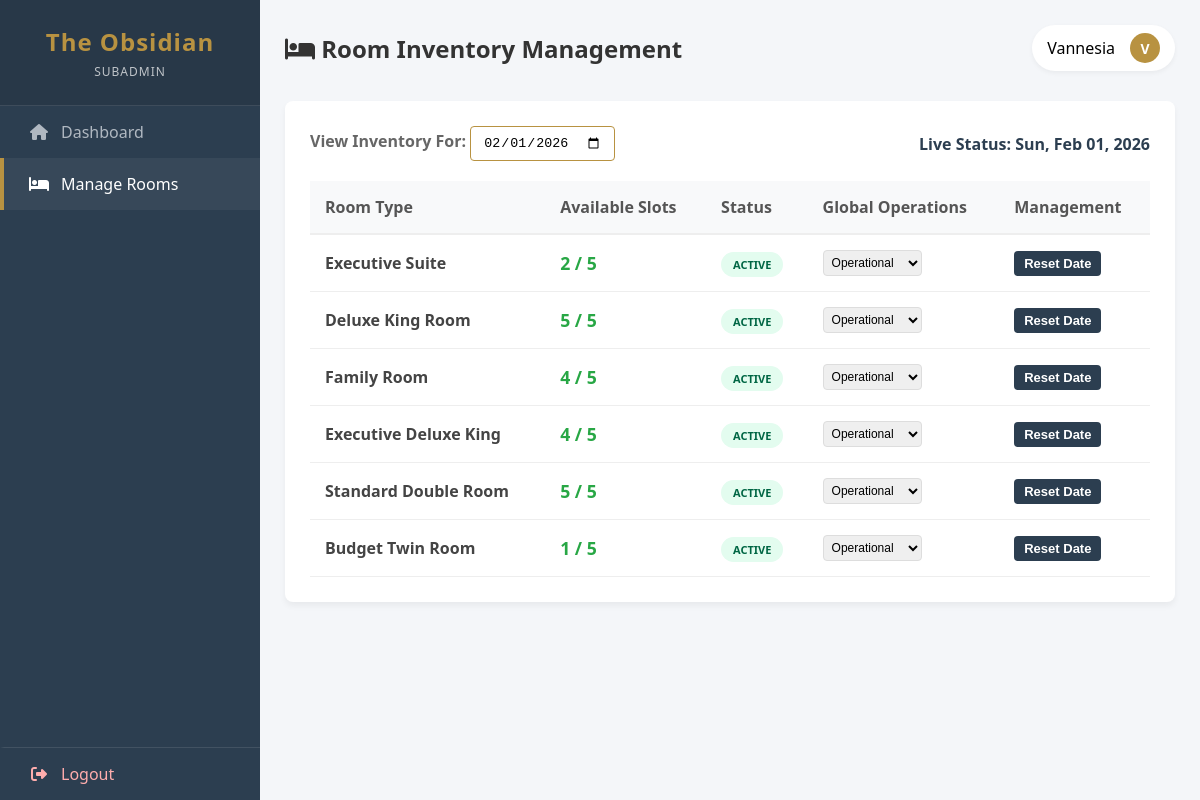
/manage_rooms.php (signed in), run on the app's committed database.
### tables this page shows
CREATE TABLE `rooms` (
  `id` int(11) NOT NULL,
  `room_name` varchar(100) DEFAULT NULL,
  `total_slots` int(11) DEFAULT 5,
  `available_slots` int(11) DEFAULT 5,
  `room_status` varchar(20) NOT NULL DEFAULT 'Available'
);

### manage_rooms.php (the view, shortened to what this page needs)
<?php
require_once "db.php";
$adminName = $_SESSION["admin_name"] ?? 'Admin';
$adminRole = $_SESSION["admin_role"] ?? 'staff';
$selected_date = $_GET['date'] ?? date('Y-m-d');
$sql = "SELECT * FROM rooms";
$result = $conn->query($sql);
?>
<!DOCTYPE html>
<html lang="en">
<head>
    <link rel="stylesheet" href="https://cdnjs.cloudflare.com/ajax/libs/font-awesome/6.4.0/css/all.min.css">
</head>
<body>
<div class="sidebar">
    <div class="brand">
        <h2>The Obsidian</h2>
        <p class="role"><?php echo ucfirst($adminRole); ?></p>
    </div>
    <a href="dashboard.php"><i class="fas fa-home"></i> Dashboard</a>
    <a href="manage_rooms.php" class="active"><i class="fas fa-bed"></i> Manage Rooms</a>
    <a href="logout.php" class="logout"><i class="fas fa-sign-out-alt"></i> Logout</a>
</div>
<div class="main-content">
    <div class="topbar">
        <h3><i class="fas fa-bed"></i> Room Inventory Management</h3>
        <div class="user-profile">
            <span><?php echo htmlspecialchars($adminName); ?></span>
            <div style="width:30px;height:30px;border-radius:50%;background:var(--accent);color:white;display:flex;align-items:center;justify-content:center;font-weight:bold;font-size:14px;">
                <?php echo strtoupper(substr($adminName, 0, 1)); ?>
            </div>
        </div>
    </div>
    <div class="content-box">
        <div style="display: flex; justify-content: space-between; align-items: center; margin-bottom: 20px;">
            <form method="GET">
                <label style="font-weight: 600; color: #666;">View Inventory For: </label>
                <input type="date" name="date" value="<?php echo $selected_date; ?>" onchange="this.form.submit()" style="border: 1px solid var(--accent);">
            </form>
            <h4 style="margin:0; color: var(--primary);">Live Status: <?php echo date('D, M d, Y', strtotime($selected_date)); ?></h4>
        </div>
        <table class="custom-table">
            <thead>
                <tr>
                    <th>Room Type</th>
                    <th>Available Slots</th>
                    <th>Status</th>
                    <th>Global Operations</th>
                    <th>Management</th>
                </tr>
            </thead>
            <tbody>
                <?php while($row = $result->fetch_assoc()):
                    $stmt_c = $conn->prepare("SELECT COUNT(*) as c FROM bookings WHERE room_name = ? AND customer_username != 'SYSTEM_BLOCK' AND payment_status != 'Cancelled' AND (checkin <= ? AND checkout > ?)");
                    $stmt_c->bind_param("sss", $row['room_name'], $selected_date, $selected_date);
                    $stmt_c->execute();
                    $booked_count = $stmt_c->get_result()->fetch_assoc()['c'];
                    $stmt_b = $conn->prepare("SELECT COUNT(*) as b FROM bookings WHERE room_name = ? AND customer_username = 'SYSTEM_BLOCK' AND checkin <= ? AND checkout >= ?");
                    $stmt_b->bind_param("sss", $row['room_name'], $selected_date, $selected_date);
                    $stmt_b->execute();
                    $is_date_blocked = $stmt_b->get_result()->fetch_assoc()['b'] > 0;
                    $is_global_maint = ($row['room_status'] == 'Maintenance');
                    $current_avail = ($is_global_maint || $is_date_blocked) ? 0 : ($row['total_slots'] - $booked_count);
                ?>
                <tr>
                    <td><strong><?php echo htmlspecialchars($row['room_name']); ?></strong></td>
                    <td>
                        <b style="font-size: 1.1rem; color: <?php echo ($current_avail > 0) ? 'var(--success)' : 'var(--danger)'; ?>">
                            <?php echo max(0, $current_avail); ?> / <?php echo $row['total_slots']; ?>
                        </b>
                    </td>
                    <td>
                        <?php if($is_global_maint): ?>
                            <span class="status-pill blocked">Maintenance</span>
                        <?php elseif($is_date_blocked): ?>
                            <span class="status-pill blocked">Date Blocked</span>
                        <?php elseif($current_avail <= 0): ?>
                            <span class="status-pill blocked">Sold Out</span>
                        <?php else: ?>
                            <span class="status-pill available">Active</span>
                        <?php endif; ?>
                    </td>
                    <td>
                        <form method="POST">
                            <select name="new_status" onchange="this.form.submit()" style="font-size: 12px; padding: 4px;">
                                <option value="Available" <?php if(!$is_global_maint) echo 'selected'; ?>>Operational</option>
                            </select>
                        </form>
                    </td>
                    <td>
                        <div style="display: flex; gap: 8px;">
                            <form method="POST">
                                <button type="submit" name="restore_slot" class="btn btn-primary" style="padding: 5px 10px;" title="Unlock this date">Reset Date</button>
                            </form>
                        </div>
                    </td>
                </tr>
                <?php endwhile; ?>
            </tbody>
        </table>
    </div>
</div>
</body>
</html>

### manage_rooms.php (style rules this page uses)
:root { --primary: #2c3e50; --accent: #b89241; --bg-light: #f4f6f9; --text-dark: #333; --white: #ffffff; --success: #28a745; --warning: #ffc107; --danger: #dc3545; }
body { margin: 0; font-family: 'Segoe UI', Tahoma, Geneva, Verdana, sans-serif; background-color: var(--bg-light); display: flex; }
.sidebar { width: 260px; background: var(--primary); color: white; min-height: 100vh; display: flex; flex-direction: column; position: fixed; }
.brand { padding: 25px; background: rgba(0,0,0,0.1); text-align: center; border-bottom: 1px solid rgba(255,255,255,0.1); }
.brand h2 { margin: 0; font-size: 24px; color: var(--accent); letter-spacing: 1px; }
.brand .role { margin: 5px 0 0; font-size: 12px; opacity: 0.7; text-transform: uppercase; letter-spacing: 1px; }
.sidebar a { padding: 15px 25px; text-decoration: none; color: #b0b8c1; display: flex; align-items: center; transition: 0.3s; border-left: 4px solid transparent; }
.sidebar a i { margin-right: 12px; width: 20px; text-align: center; }
.sidebar a:hover, .sidebar a.active { background: rgba(255,255,255,0.05); color: white; border-left-color: var(--accent); }
.sidebar .logout { margin-top: auto; border-top: 1px solid rgba(255,255,255,0.1); color: #ffadad; }
.main-content { margin-left: 260px; flex: 1; padding: 25px; }
.topbar { display: flex; justify-content: space-between; align-items: center; margin-bottom: 30px; }
.topbar h3 { margin: 0; font-size: 24px; color: var(--text-dark); }
.user-profile { display: flex; align-items: center; gap: 15px; background: white; padding: 8px 15px; border-radius: 30px; box-shadow: 0 2px 5px rgba(0,0,0,0.05); }
.content-box { background: white; padding: 25px; border-radius: 8px; box-shadow: 0 4px 6px rgba(0,0,0,0.05); margin-bottom: 25px; }
.custom-table { width: 100%; border-collapse: collapse; margin-top: 10px; }
.custom-table th { background-color: #f8f9fa; color: #555; font-weight: 600; padding: 15px; text-align: left; border-bottom: 2px solid #eee; }
.custom-table td { padding: 15px; border-bottom: 1px solid #eee; vertical-align: middle; color: #444; }
.status-pill { padding: 5px 12px; border-radius: 20px; font-size: 11px; font-weight: 700; text-transform: uppercase; }
.available { background: #e3fcef; color: #006644; }
.btn { padding: 8px 16px; border-radius: 4px; border: none; cursor: pointer; font-weight: 600; font-size: 13px; transition: 0.2s; }
.btn-primary { background: var(--primary); color: white; }
input, select { padding: 8px 12px; border: 1px solid #ddd; border-radius: 4px; }

### data on the page
rooms: room_name "Executive Suite", max(0, $current_avail) "2", total_slots "5", shows "ACTIVE", new_status "Operational"
rooms: room_name "Deluxe King Room", total_slots "5", shows "ACTIVE", new_status "Operational"
rooms: room_name "Family Room", max(0, $current_avail) "4", total_slots "5", shows "ACTIVE", new_status "Operational"
rooms: room_name "Executive Deluxe King", max(0, $current_avail) "4", total_slots "5", shows "ACTIVE", new_status "Operational"
rooms: room_name "Standard Double Room", total_slots "5", shows "ACTIVE", new_status "Operational"
rooms: room_name "Budget Twin Room", max(0, $current_avail) "1", total_slots "5", shows "ACTIVE", new_status "Operational"

### other printed values
$adminRole "SUBADMIN"
$adminName "Vannesia"
substr($adminName, 0, 1) "V"
